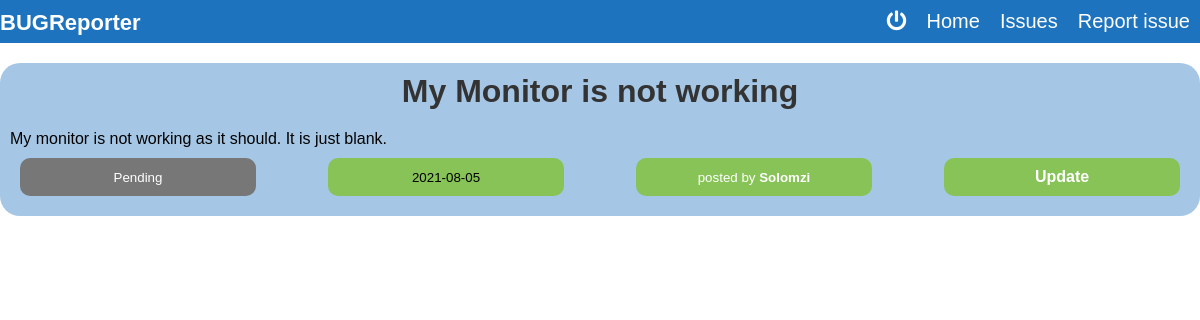
Page /issue/1 (signed in) on the earlier database version.
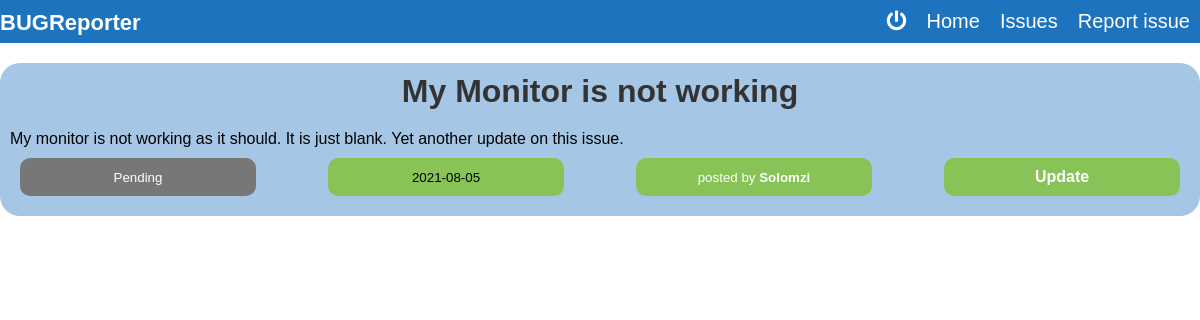
Same page on the later database version.
### issues_blog/models.py (models this page shows, shortened)
class Issue(db.Model):
    __tablename__ = 'issues'
    id = db.Column(db.Integer, primary_key = True)
    title = db.Column(db.String(60), nullable = False)
    content = db.Column(db.Text, nullable = False)
    status = db.Column(db.String(20), nullable = False, default = 'Pending')
    date_created = db.Column(db.DateTime, nullable = False, default = datetime.utcnow)
    user_id = db.Column(db.Integer, db.ForeignKey('users.id'), nullable = False)

### issues_blog/routes.py (the view)
@app.route('/issue/<int:issue_id>', methods = ['POST', 'GET'])
@login_required
def issue(issue_id):
    issue = Issue.query.get_or_404(issue_id)
    return render_template('issue.html', title = issue.title, issue = issue)

### issues_blog/models.py (called while the page is built)
@login_manager.user_loader
def load_user(user_id):
    return User.query.get(int(user_id))

### issues_blog/templates/issue.html
{% extends 'base.html' %}
{% block body %}
    <div class="container">
        <div class="issue-box">
            <h1>{{ issue.title }}</h1>
            <p>{{ issue.content }}</p>
            <div class="details">
                <div class="info {{ issue.status|lower }}">
                    <p>
                        <small class = "details">{{ issue.status }}</small>
                    </p>
                </div>
                <div class="info">
                    <p>
                        <small class = "details">{{ issue.date_created.strftime('%Y-%m-%d') }}</small>
                    </p>
                </div>
                <div class="info">
                    <p>
                        <a href="{{ url_for('user_issues', firstname = issue.author.firstname) }}">
                            <small class = "details">
                                posted by <strong>{{ issue.author.firstname }}</strong>
                            </small>
                        </a>
                    </p>
                </div>
                {% if issue.author == current_user %}
                    <div class="info">
                        <p>
                            <a href="{{ url_for('update_issue', issue_id = issue.id) }}">
                                <strong>Update</strong>
                            </a>
                        </p>
                    </div>
                {% endif %}
            </div>
        </div>
    </div>
{% endblock %}

Differences in the rows shown:
changed Issue "My Monitor is not working": content "My monitor is not working as it should. It is just blank." → "My monitor is not working as it should. It is just blank. Yet another update on this issue."
